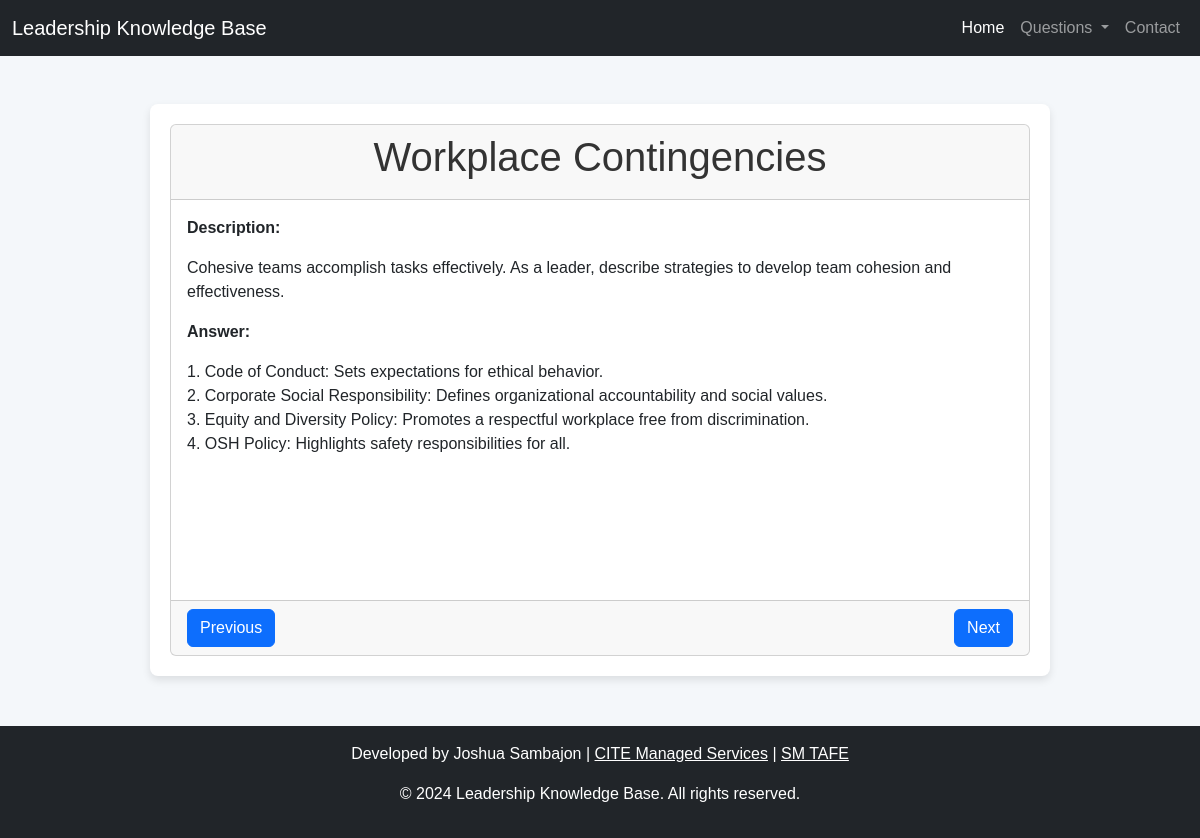
Screenshot of /pages/questions.php?q=8 with the database file from the repository.
### tables this page shows
CREATE TABLE `questions` (
  `id` int(11) NOT NULL,
  `question` text NOT NULL,
  `description` text NOT NULL,
  `answer` text NOT NULL,
  `created_at` datetime DEFAULT current_timestamp()
);

### pages/questions.php (the view, shortened to what this page needs)
<?php
include('../config/config.php');
include('../includes/navbar.php');
$question_id = isset($_GET['q']) ? $_GET['q'] : 1;
$pdo = new PDO("mysql:host=$host;dbname=$dbname;charset=utf8", $username, $password);
$pdo->setAttribute(PDO::ATTR_ERRMODE, PDO::ERRMODE_EXCEPTION);
$stmt = $pdo->prepare("SELECT * FROM questions WHERE id = ?");
$stmt->execute([$question_id]);
$question = $stmt->fetch(PDO::FETCH_ASSOC);
if ($question) {
    $question_text = $question['question'];
    $description = $question['description'];
    $answer = $question['answer'];
} else {
    $question_text = "Question not found.";
    $description = "Description not available.";
    $answer = "Answer not available.";
}
$prev_stmt = $pdo->prepare("SELECT id FROM questions WHERE id < ? ORDER BY id DESC LIMIT 1");
$prev_stmt->execute([$question_id]);
$prev_question = $prev_stmt->fetch(PDO::FETCH_ASSOC);
$next_stmt = $pdo->prepare("SELECT id FROM questions WHERE id > ? ORDER BY id ASC LIMIT 1");
$next_stmt->execute([$question_id]);
$next_question = $next_stmt->fetch(PDO::FETCH_ASSOC);
?>
<!DOCTYPE html>
<html lang="en">
<head>
    <link href="https://cdn.jsdelivr.net/npm/bootstrap@5.3.0/dist/css/bootstrap.min.css" rel="stylesheet">
</head>
<body>
<div class="container mt-5">
    <div class="card">
        <div class="card-header">
            <h1 style="text-align: center;"><?php echo htmlspecialchars($question_text); ?></h1>
        </div>
        <div class="card-body" style="min-height: 50vh;">
            <p><strong>Description:</strong></p>
            <p><?php echo nl2br(htmlspecialchars($description)); ?></p>
            <p><strong>Answer:</strong></p>
            <p><?php echo nl2br(htmlspecialchars($answer)); ?></p>
        </div>
        <div class="card-footer">
            <?php if ($prev_question): ?>
                <a href="?q=<?php echo $prev_question['id']; ?>" class="btn btn-primary">Previous</a>
            <?php else: ?>
                <button class="btn btn-primary disabled" disabled>Previous</button>
            <?php endif; ?>
            <?php if ($next_question): ?>
                <a href="?q=<?php echo $next_question['id']; ?>" class="btn btn-primary">Next</a>
            <?php else: ?>
                <button class="btn btn-primary disabled" disabled>Next</button>
            <?php endif; ?>
        </div>
    </div>
</div>
<?php include('../includes/footer.php'); ?>
</body>
</html>

### pages/questions.php (style rules this page uses)
body { font-family: Arial, sans-serif; background-color: #f4f7fa; margin: 0; padding: 0; }
.container { width: 80%; max-width: 900px; margin: 50px auto; padding: 20px; background-color: white; border-radius: 8px; box-shadow: 0 4px 8px rgba(0, 0, 0, 0.1); }
h1 { font-size: 2.5em; color: #333; margin-bottom: 10px; }
.card-footer { display: flex; justify-content: space-between; }
.btn { width: auto; }

### rows the page displays
questions: question "Workplace Contingencies", description "Cohesive teams accomplish tasks effectively. As a leader, describe strategies to develop team cohesion and effectiveness.", answer "1. Code of Conduct: Sets expectations for ethical behavior. 2. Corporate Social Responsibility: Defines organizational accountability and social values. 3. Equity and Diversity Policy: Promotes a respectful workplace free from discrimination. 4. OSH Policy: Highlights safety responsibilities for all."
